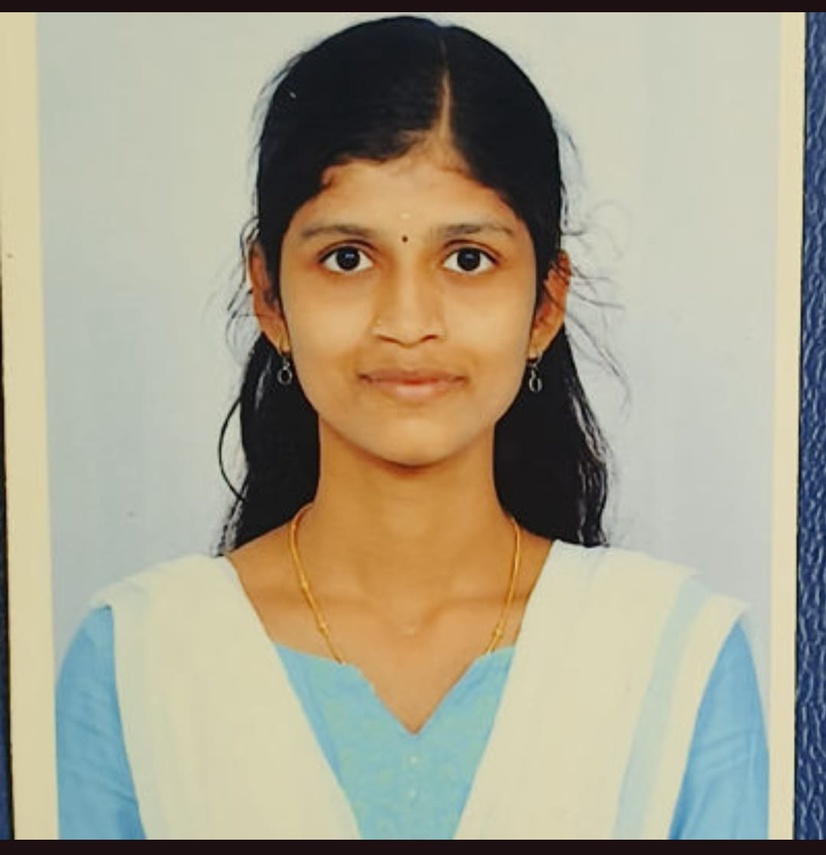
#> input picture PHOTO1.jpeg, 826 x 855 px, shrunk from 1078 x 1116 before the run
$ jupyter execute --allow-errors EX7.ipynb
#> lines starting #> are read from the running program, lines starting #| are printed output that depends on the picture
## EX.NO : 07
## **NAME** : MONISHA S  **REGISTER.NO** : 212225040258

[cell 1]
import cv2
import numpy as np
import matplotlib.pyplot as plt

[cell 2]
# Step 2: Load the image using imread() from cv2 module
image = cv2.imread('PHOTO1.jpeg')  # Replace 'image.jpg' with your image path
#> image is the input picture: shape (855, 826, 3); mean B, G, R 139.5, 160.2, 166

[cell 3]
# Step 3: Convert the image to grayscale
gray_image = cv2.cvtColor(image, cv2.COLOR_BGR2GRAY)
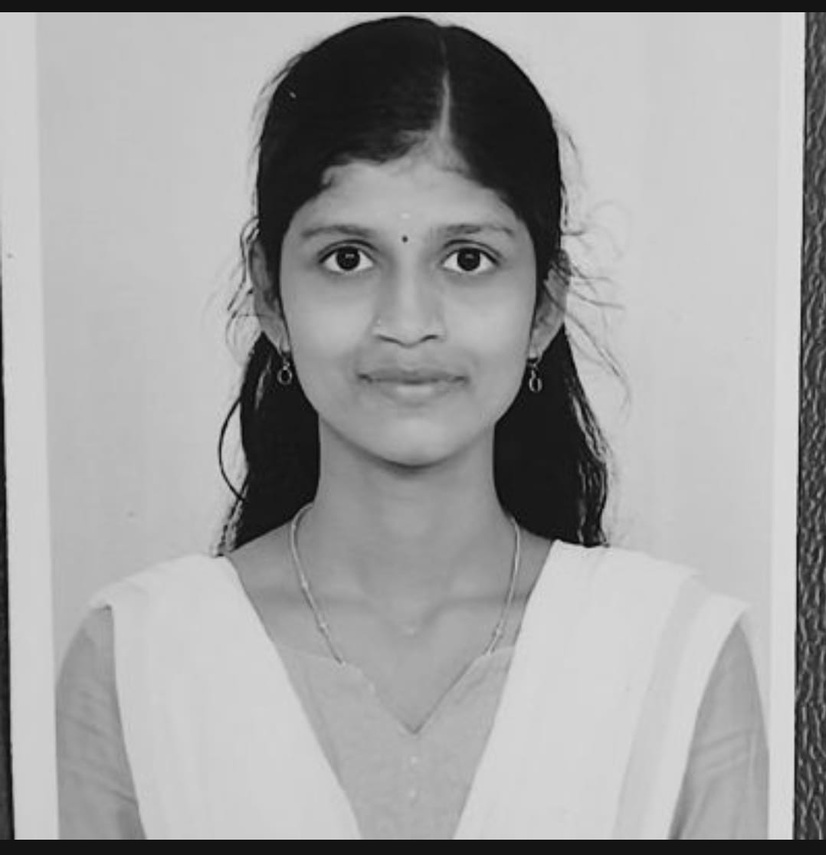
#> gray_image: shape (855, 826); min 0, max 233, mean 159.6

[cell 4]
# Input image and grayscale image
plt.imshow(cv2.cvtColor(image, cv2.COLOR_BGR2RGB))  # Convert image to RGB for displaying
plt.title("Input Image")
plt.axis('off')

[cell 5]
plt.imshow(gray_image, cmap='gray')
plt.title("Grayscale Image")
plt.axis('off')

[cell 6]
# Step 4: Using Canny operator from cv2, detect the edges of the image
edges = cv2.Canny(gray_image, 50, 150)  # Canny edge detection with threshold values 50 and 150
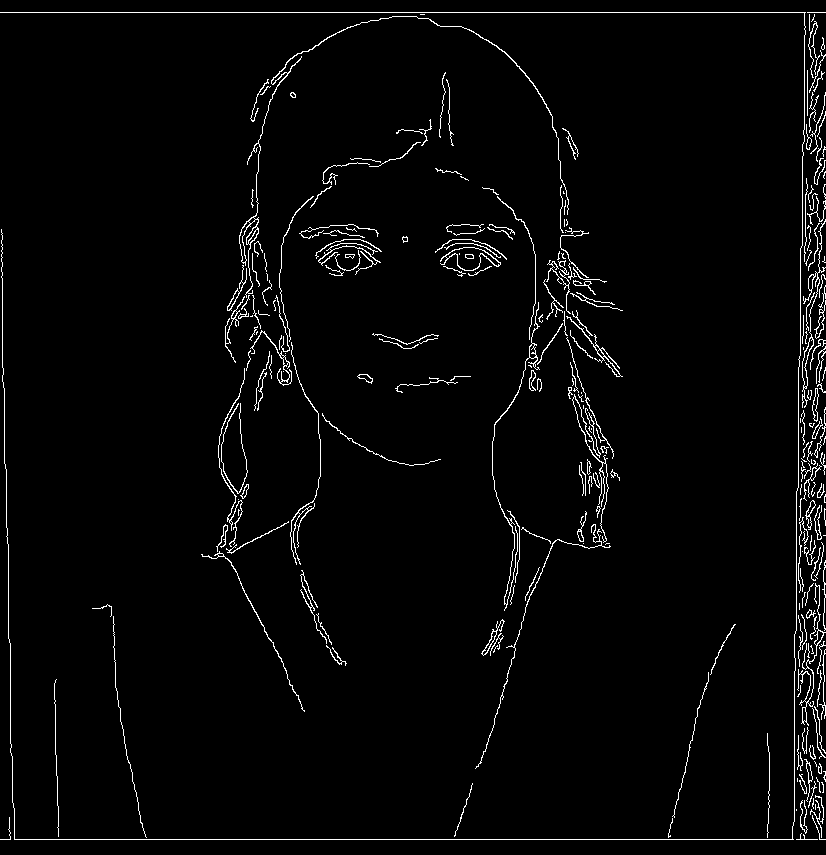
#> edges: shape (855, 826); 2.7% white in thin lines or dots

[cell 7]
# Canny Edge Detector output
plt.imshow(edges, cmap='gray')
plt.title("Canny Edge Detector")
plt.axis('off')

[cell 8]
# Step 5: Using the HoughLinesP(), detect line coordinates for every point in the image
# The parameters of HoughLinesP are: image, resolution, threshold, minLineLength, maxLineGap
lines = cv2.HoughLinesP(edges, 1, np.pi / 180, 100, minLineLength=50, maxLineGap=10)
#> lines = 47 rows, first 6: [0, 839, 825, 839], [0, 12, 825, 12], [798, 460, 798, 404], [819, 388, 819, 243], [804, 141, 804, 13], [799, 523, 802, 459]

$ run again, with PHOTO.jpeg copied over PHOTO1.jpeg
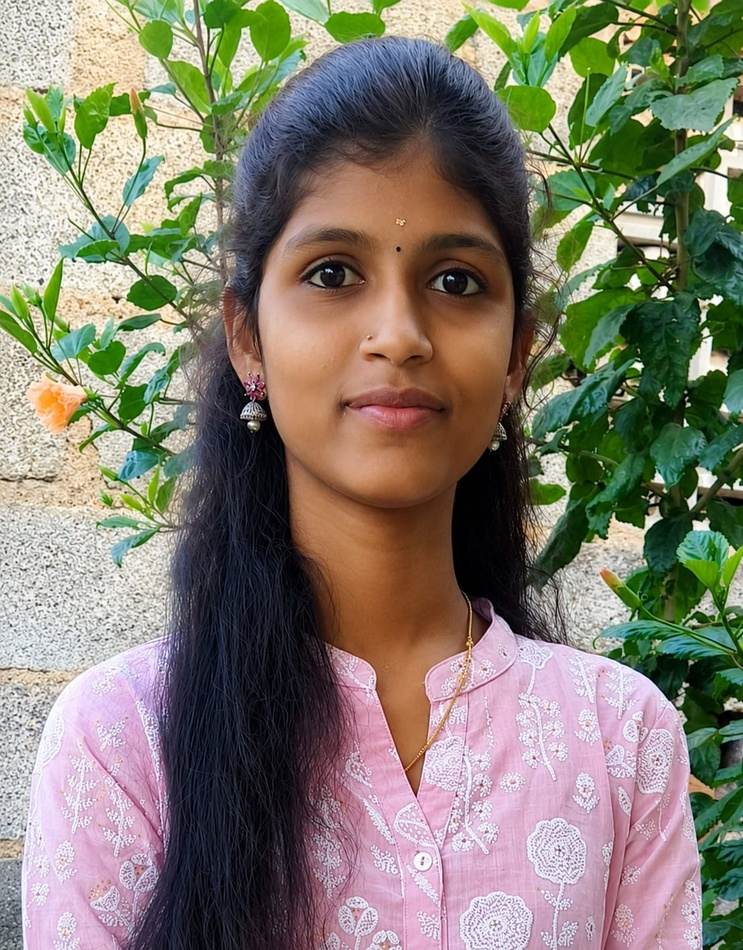
#> input picture PHOTO.jpeg, 743 x 950 px, shrunk from 1109 x 1419 before the run
#> image is the input picture: shape (950, 743, 3); mean B, G, R 110.7, 125.9, 131.1
#> `gray_image = cv2.cvtColor(image, cv2.COLOR_BGR2GRAY)`:
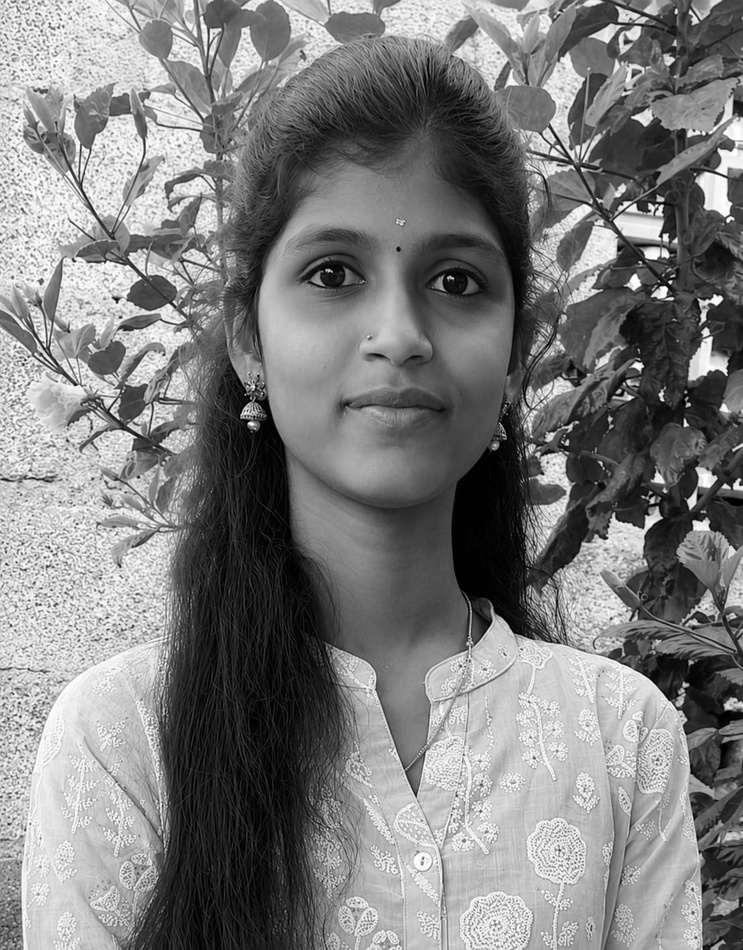
#> gray_image: shape (950, 743); min 0, max 255, mean 125.7
#> `edges = cv2.Canny(gray_image, 50, 150)`:
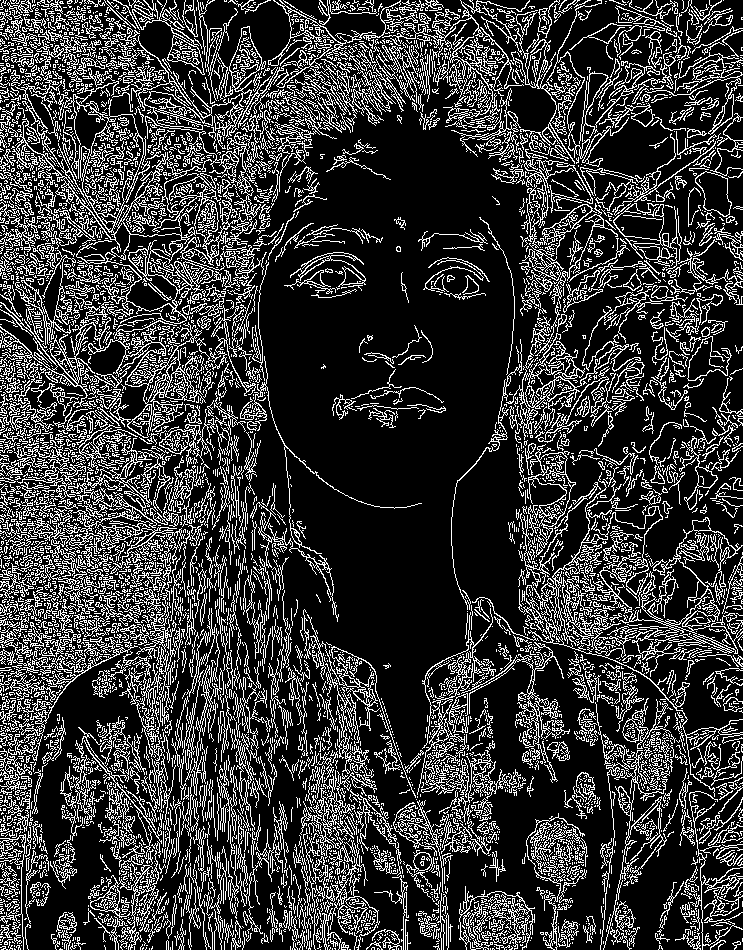
#> edges: shape (950, 743); 22.1% white in thin lines or dots
#> lines = 1835 rows, first 6: [44, 275, 53, 148], [25, 711, 65, 610], [16, 3, 98, 241], [66, 217, 77, 0], [17, 290, 22, 27], [115, 373, 120, 695]
